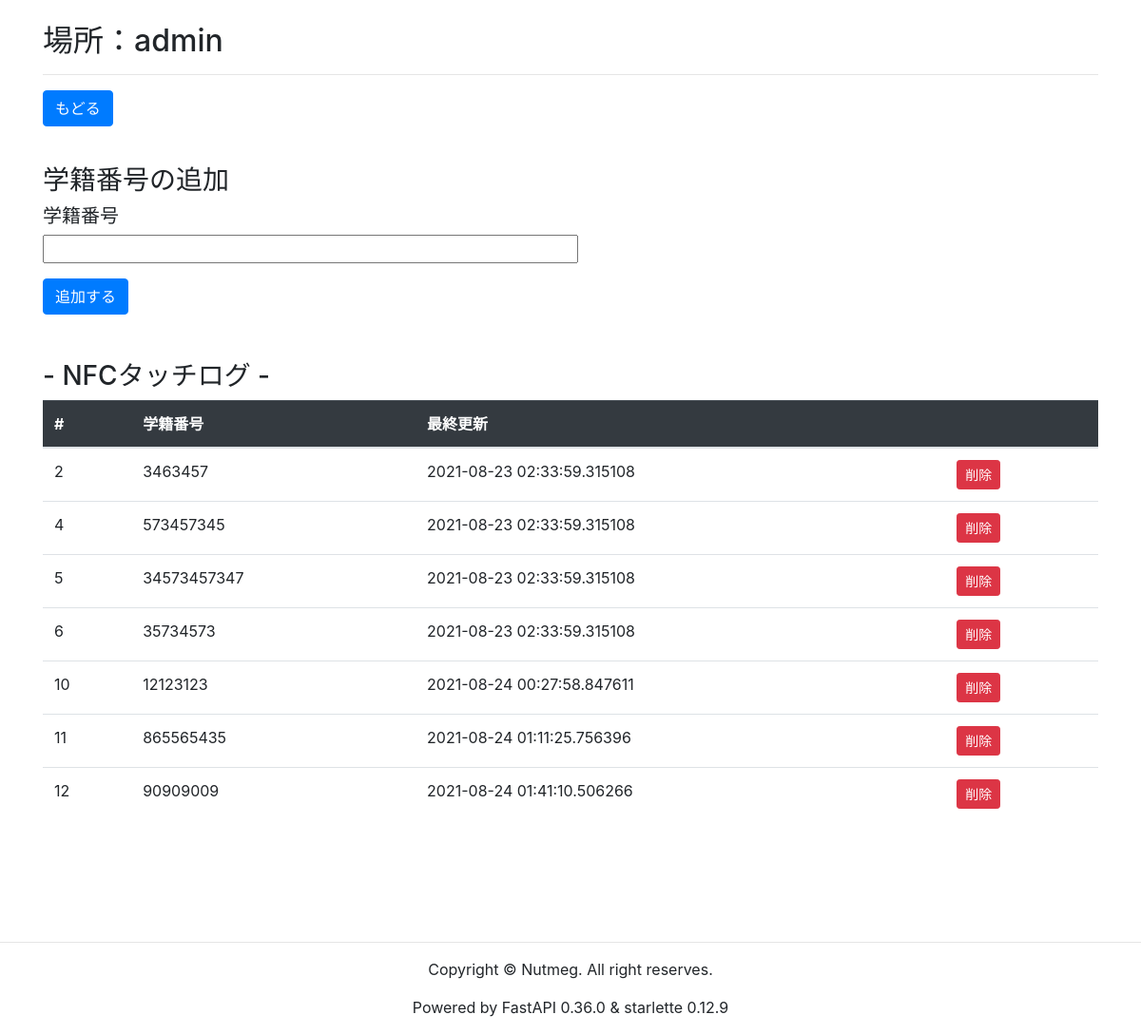
/admin, run on an earlier commit of the app's database.
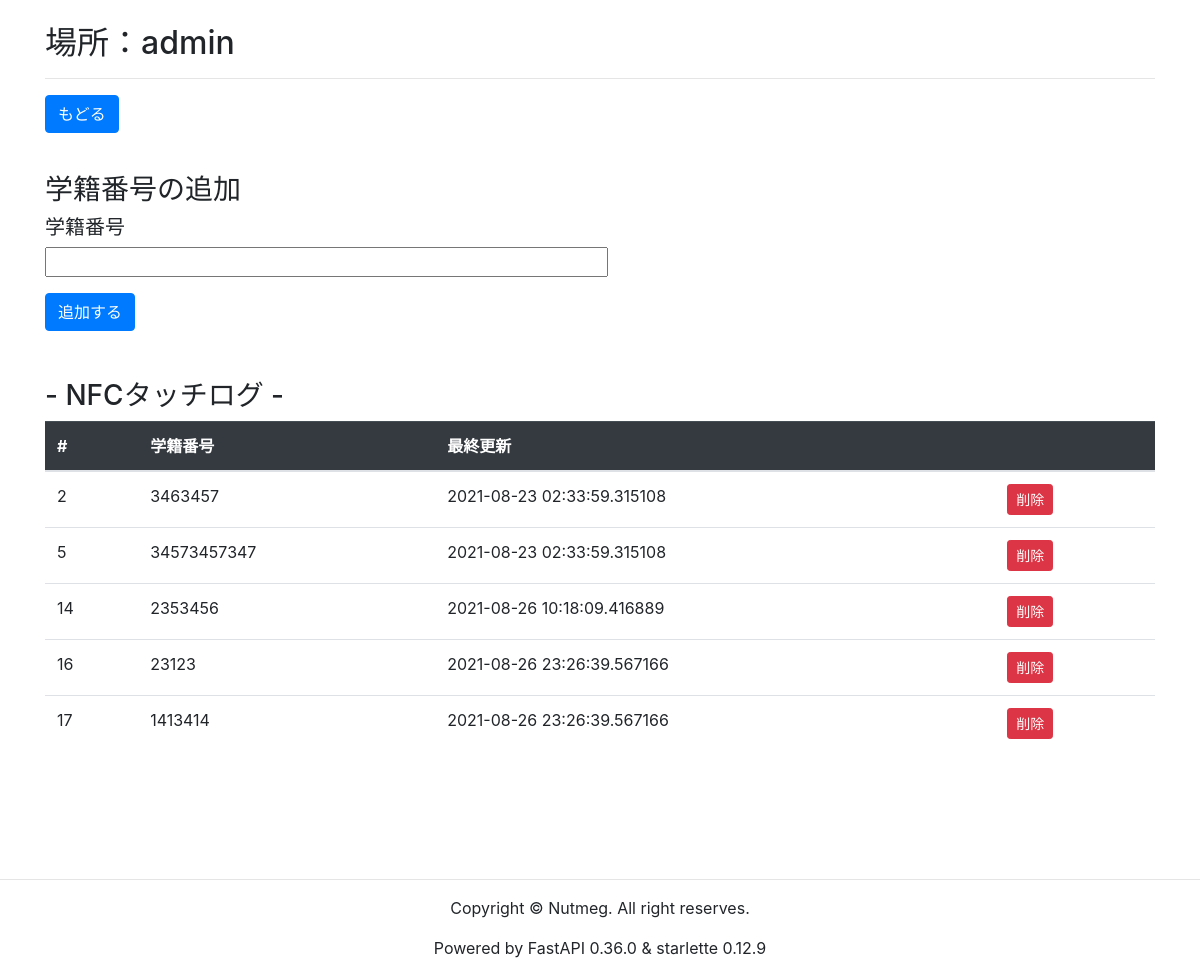
And on a later commit of the database.
### models.py (models this page shows, shortened)
class Place(Base):
    __tablename__ = 'place'
    id = Column(
        'id',
        INTEGER(unsigned=True),
        primary_key=True,
        autoincrement=True,
    )
    placename = Column('placename', String(256))

class Log(Base):
    __tablename__ = 'log'
    id = Column(
        'id',
        INTEGER(unsigned=True),
        primary_key=True,
        autoincrement=True,
    )
    place_id = Column('place_id', ForeignKey('place.id'))
    student_id = Column(
        'student_id',
        INTEGER(unsigned=True)
    )
    time = Column(
        'time',
        DateTime,
        default=datetime.now(),
        nullable=False,
        server_default=current_timestamp(),
    )

### controllers.py (the view)
def admin(request: Request):
    place = db.session.query(Place).filter(Place.placename == "admin").first()
    log = db.session.query(Log).filter(Log.place_id == place.id).all()
    db.session.close()
    return templates.TemplateResponse('admin.html',
                                      {'request': request,
                                       'place': place,
                                       'log': log})

### templates/admin.html
{% extends "layout.html" %}
{% block content %}
<br>
<h2>場所：{{ place['placename'] }}</h2>
<hr>
<p><a href="/" class="btn btn-primary">もどる</a></p>
<br>
<h3>学籍番号の追加</h3>
<form action="/add" method="post">
    <h5>学籍番号</h5>
    <p><input type="text" size="50" maxlength="200" name="student_id"></p>
    <button type="submit" class="btn btn-primary">追加する</button>
</form>
<br><br>
<h3> - NFCタッチログ - </h3>
<table class="table">
    <thead class="table-dark">
    <tr>
        <th>#</th>
        <th>学籍番号</th>
        <th>最終更新</th>
        <th></th>
    </tr>
    </thead>
    <tbody>
    {% for t in log %}
    <tr>
        <td>{{ t['id'] }}</td>
        <td>{{ t['student_id'] }}</td>
        <td>{{ t['time'] }}</td>
        <td>
            <a href="/delete/{{ t.id }}" class="btn btn-danger btn-sm">削除</a>
        </td>
    </tr>
    {% endfor %}
    </tbody>
</table>
<br><br>
<br>
{% endblock %}

### templates/layout.html (shortened to what this page needs)
<!DOCTYPE html>
<html lang="ja">
<head>
    <link rel="stylesheet" href="https://stackpath.bootstrapcdn.com/bootstrap/4.3.1/css/bootstrap.min.css">
</head>
<body>
<div style="display: flex; flex-direction: column; min-height: 80vh">
    <div class="container">
        {% block content %}{% endblock %}
    </div>
</div>
<br>
<hr>
<footer>
    <div align="center">
        <p>Copyright &copy; Nutmeg. All right reserves.</p>
        <p>Powered by FastAPI 0.36.0 &amp; starlette 0.12.9</p>
    </div>
</footer>
</body>
</html>

What changed in the data, as far as the page shows it:
removed Log: id "4", student_id "573457345", time "2021-08-23 02:33:59.315108"
removed Log: id "6", student_id "35734573", time "2021-08-23 02:33:59.315108"
removed Log: id "10", student_id "12123123", time "2021-08-24 00:27:58.847611"
removed Log: id "11", student_id "865565435", time "2021-08-24 01:11:25.756396"
removed Log: id "12", student_id "90909009", time "2021-08-24 01:41:10.506266"
added Log: id "14", student_id "2353456", time "2021-08-26 10:18:09.416889"
added Log: id "16", student_id "23123", time "2021-08-26 23:26:39.567166"
added Log: id "17", student_id "1413414", time "2021-08-26 23:26:39.567166"
